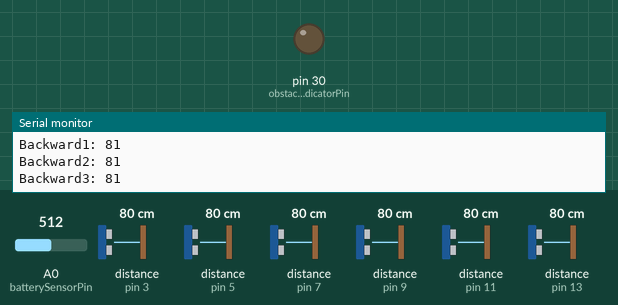
A sketch run on a simulated Arduino Mega 2560, built with avr-gcc and run on an emulated ATmega2560. Parts: output pins drawn as LEDs (lit = HIGH), the last lines printed to the serial monitor. The inputs (shaded band) are chosen by the test bench; at power-on: distance to the obstacle (sensors on pin 3, pin 9, pin 5, pin 7, pin 11, pin 13) 80 cm, A0 (batterySensorPin) = 512. The echo pulse lasts 58.3 µs per cm.

Above: at 6.2 s.
6.3 s: distance to the obstacle (sensor on pin 3) set to 47 cm
9.3 s: distance to the obstacle (sensor on pin 3) set to 39 cm
At 11.0 s:
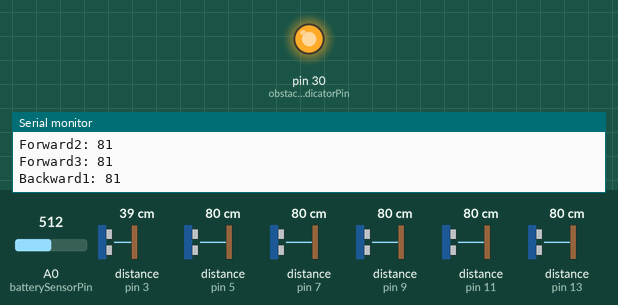
11.4 s: distance to the obstacle (sensor on pin 3) set to 250 cm
At 12.9 s:
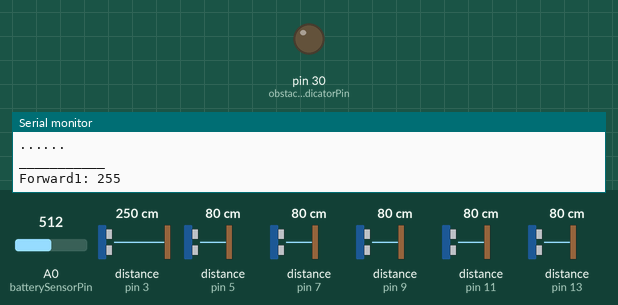
16.0 s: distance to the obstacle (sensor on pin 9) set to 46 cm
17.7 s: distance to the obstacle (sensor on pin 9) set to 39 cm
At 18.8 s:
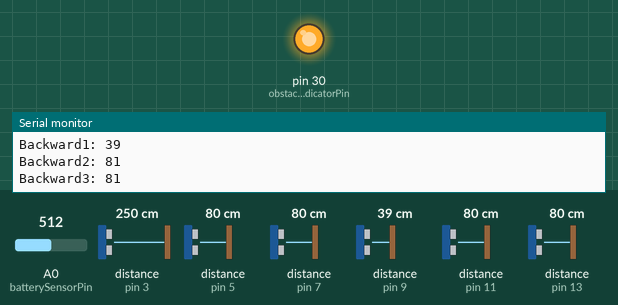
Timing chart, 0 to 20.7 s (numbered marks = the images above; inputs shaded):
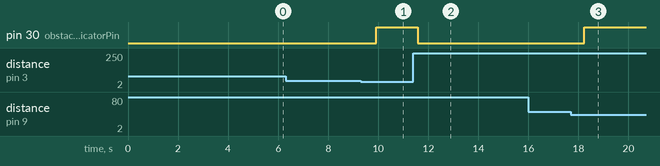

The sketch:

Arduino_2.ino
```cpp
//Sonar Pin
#define sonarTrigForward1Pin 2
#define sonarEchoForward1Pin 3
#define sonarTrigForward2Pin 4
#define sonarEchoForward2Pin 5
#define sonarTrigForward3Pin 6
#define sonarEchoForward3Pin 7
#define sonarTrigBackward1Pin 8
#define sonarEchoBackward1Pin 9
#define sonarTrigBackward2Pin 10
#define sonarEchoBackward2Pin 11
#define sonarTrigBackward3Pin 12
#define sonarEchoBackward3Pin 13

#define batterySensorPin A0

#define obstacleIndicatorPin 30

#define MAX_DIST 250 //cm
#define MIN_DIST 42 //cm

String sendingData,prevData="Null";
char sendingDataArr[10];
boolean isObstacle = false;  //for indicator

#include "sonarControl.h"
#include "batterySensor.h"

void setup(){
  delay(5000);
  Serial.begin(9600);
  Serial1.begin(9600);
  pinMode(obstacleIndicatorPin,OUTPUT);
}

void stringToArr(){
  int i;
  for(i=0;i<sendingData.length();i++){
    sendingDataArr[i]=sendingData[i];
  }
  sendingDataArr[i]='\0';
}

void loop(){
  sendingData="*";
  readSonarData();
  getBatteryData();

  sendingData+=getBatteryValueInString(batteryValueParcent);
  sendingData+="*";

  if(sendingData!=prevData){
    stringToArr();
    Serial1.write(sendingDataArr);
    Serial1.flush();
    prevData=sendingData;
    //Serial.print("Sent: ");
    //Serial.println(sendingDataArr);
  }
  if(isObstacle)
    digitalWrite(obstacleIndicatorPin,HIGH);
  else
    digitalWrite(obstacleIndicatorPin,LOW);

  delay(10);
  //delay(2000);
}
```

batterySensor.h
```cpp
#define HIGHEST_BATTERY 13.5
#define LOWEST_BATTERY 11.5
int val,batteryValueParcent;
float vOUT = 0.0;
float vIN = 0.0;
float R1 = 30000.0;
float R2 = 7500.0;

void getBatteryData(){
  val = analogRead(batterySensorPin);
  //vOUT = (val * 5.0) / 1024.0;
  vOUT = (val * 5.0) / 930;
  vIN = vOUT / (R2/(R1+R2));
  batteryValueParcent=(float)((vIN-LOWEST_BATTERY)*100)/(HIGHEST_BATTERY-LOWEST_BATTERY);
  if(batteryValueParcent>100) batteryValueParcent=100;
  else if(batteryValueParcent<0)batteryValueParcent=0;
  //Serial.print("Vin: ");
  //Serial.println(vIN);
  //Serial.print("Battery: ");
  //Serial.println(batteryValueParcent);
}

String getBatteryValueInString(int val){
  String x=String(batteryValueParcent);
  if(x.length()==1){
    x="00"+x;
  } else if(x.length()==2) {
    x="0"+x;
  }
  return x;
}
```

sonarControl.h
```cpp
#include<NewPing.h>

NewPing sonarForward1(sonarTrigForward1Pin,sonarEchoForward1Pin,MAX_DIST);
NewPing sonarForward2(sonarTrigForward2Pin,sonarEchoForward2Pin,MAX_DIST);
NewPing sonarForward3(sonarTrigForward3Pin,sonarEchoForward3Pin,MAX_DIST);
NewPing sonarBackward1(sonarTrigBackward1Pin,sonarEchoBackward1Pin,MAX_DIST);
NewPing sonarBackward2(sonarTrigBackward2Pin,sonarEchoBackward2Pin,MAX_DIST);
NewPing sonarBackward3(sonarTrigBackward3Pin,sonarEchoBackward3Pin,MAX_DIST);

int forward1Dist,forward2Dist,forward3Dist,backward1Dist,backward2Dist,backward3Dist;
boolean canGoForward = false, canGoBackward = false;

void printSonarData(){
  Serial.print("Forward1: ");
  Serial.println(forward1Dist);
  Serial.print("Forward2: ");
  Serial.println(forward2Dist);
  Serial.print("Forward3: ");
  Serial.println(forward3Dist);

  Serial.print("Backward1: ");
  Serial.println(backward1Dist);
  Serial.print("Backward2: ");
  Serial.println(backward2Dist);
  Serial.print("Backward3: ");
  Serial.println(backward3Dist);

  Serial.print("CanGoForward:");
  Serial.println(canGoForward);
  Serial.print("canGoBackward:");
  Serial.println(canGoBackward);
  Serial.println("......");
}

void readNewData(){
  forward1Dist = sonarForward1.ping_cm();
  forward2Dist = sonarForward2.ping_cm();
  forward3Dist = sonarForward3.ping_cm();
  backward1Dist = sonarBackward1.ping_cm();
  backward2Dist = sonarBackward2.ping_cm();
  backward3Dist = sonarBackward3.ping_cm();
  if(forward1Dist==0) forward1Dist = MAX_DIST;
  if(forward2Dist==0) forward2Dist = MAX_DIST;
  if(forward3Dist==0) forward3Dist = MAX_DIST;
  if(backward1Dist==0) backward1Dist = MAX_DIST;
  if(backward2Dist==0) backward2Dist = MAX_DIST;
  if(backward3Dist==0) backward3Dist = MAX_DIST;
  printSonarData();
}

void readData(){
  int forward1DistTemp = sonarForward1.ping_cm();
  int forward2DistTemp = sonarForward2.ping_cm();
  int forward3DistTemp = sonarForward3.ping_cm();
  int backward1DistTemp = sonarBackward1.ping_cm();
  int backward2DistTemp = sonarBackward2.ping_cm();
  int backward3DistTemp = sonarBackward3.ping_cm();

  if(forward1DistTemp==0) forward1DistTemp = MAX_DIST;
  if(forward2DistTemp==0) forward2DistTemp = MAX_DIST;
  if(forward3DistTemp==0) forward3DistTemp = MAX_DIST;
  if(backward1DistTemp==0) backward1DistTemp = MAX_DIST;
  if(backward2DistTemp==0) backward2DistTemp = MAX_DIST;
  if(backward3DistTemp==0) backward3DistTemp = MAX_DIST;

  forward1Dist = (forward1DistTemp + forward1Dist)/2;
  forward2Dist = (forward2DistTemp + forward2Dist)/2;
  forward3Dist = (forward3DistTemp + forward3Dist)/2;
  backward1Dist = (backward1DistTemp + backward1Dist)/2;
  backward2Dist = (backward2DistTemp + backward2Dist)/2;
  backward3Dist = (backward3DistTemp + backward3Dist)/2;
  printSonarData();
}

void readSonarData(){
  readNewData();
  readData();
  readData();

  isObstacle=false;
  if(forward1Dist!=0 && forward1Dist<MIN_DIST ||
     forward2Dist!=0 && forward2Dist<MIN_DIST ||
     forward3Dist!=0 && forward3Dist<MIN_DIST){
    canGoForward = false;
    sendingData+="0";
    isObstacle=true;
  } else {
    canGoForward = true;
    sendingData+="1";
  }

  if(backward1Dist!=0 && backward1Dist<MIN_DIST ||
     backward2Dist!=0 && backward2Dist<MIN_DIST ||
     backward3Dist!=0 && backward3Dist<MIN_DIST){
    canGoBackward = false;
    sendingData+="0";
    isObstacle=true;
  } else {
    canGoBackward =true;
    sendingData+="1";
  }
  sendingData+="^";
  //printSonarData();
  Serial.println("___________");
}
```

Measured:
- the behaviour switches between 42 and 41 cm on distance to the obstacle (sensor on pin 3) (found by bisection; images 0 and 1)
- the behaviour switches between 42 and 41 cm on distance to the obstacle (sensor on pin 9) (found by bisection; images 2 and 3)
- after the input at 9.3 s, pin 30 (obstacleIndicatorPin): LOW → HIGH after 0.63 s
- after the input at 11.4 s, pin 30 (obstacleIndicatorPin): HIGH → LOW after 0.18 s
- after the input at 17.7 s, pin 30 (obstacleIndicatorPin): LOW → HIGH after 0.54 s
